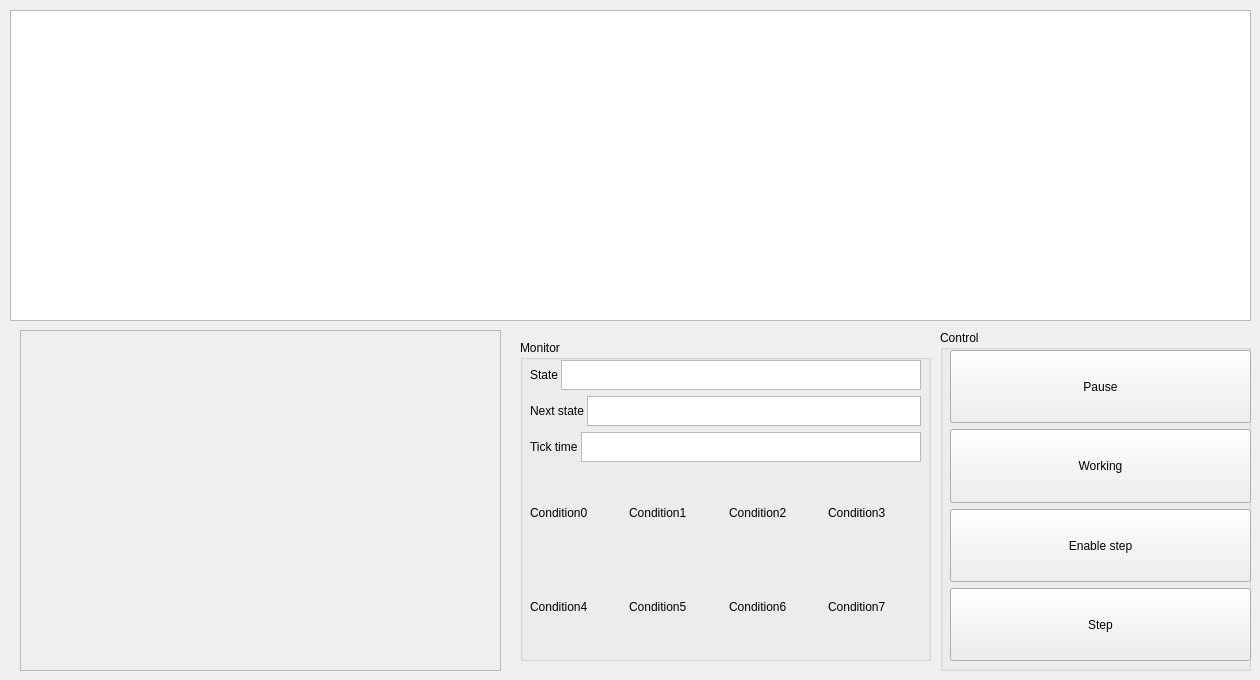
<?xml version="1.0" encoding="UTF-8"?>
<ui version="4.0">
 <class>FrontUnitPanel</class>
 <widget class="QWidget" name="FrontUnitPanel">
  <property name="geometry">
   <rect>
    <x>0</x>
    <y>0</y>
    <width>1260</width>
    <height>680</height>
   </rect>
  </property>
  <property name="windowTitle">
   <string>Form</string>
  </property>
  <widget class="QTableView" name="tableViewUnit">
   <property name="geometry">
    <rect>
     <x>10</x>
     <y>10</y>
     <width>1241</width>
     <height>311</height>
    </rect>
   </property>
  </widget>
  <widget class="QFrame" name="frame">
   <property name="geometry">
    <rect>
     <x>20</x>
     <y>330</y>
     <width>481</width>
     <height>341</height>
    </rect>
   </property>
   <property name="frameShape">
    <enum>QFrame::StyledPanel</enum>
   </property>
   <property name="frameShadow">
    <enum>QFrame::Raised</enum>
   </property>
   <widget class="QWidget" name="layoutWidget">
    <property name="geometry">
     <rect>
      <x>0</x>
      <y>10</y>
      <width>471</width>
      <height>321</height>
     </rect>
    </property>
    <layout class="QVBoxLayout" name="verticalLayout">
     <item>
      <widget class="QWidget" name="widgetFilter" native="true"/>
     </item>
     <item>
      <widget class="QWidget" name="widgetTransfer" native="true"/>
     </item>
    </layout>
   </widget>
  </widget>
  <widget class="QGroupBox" name="groupBoxControl">
   <property name="geometry">
    <rect>
     <x>940</x>
     <y>330</y>
     <width>311</width>
     <height>341</height>
    </rect>
   </property>
   <property name="title">
    <string>Control</string>
   </property>
   <widget class="QWidget" name="">
    <property name="geometry">
     <rect>
      <x>10</x>
      <y>20</y>
      <width>301</width>
      <height>311</height>
     </rect>
    </property>
    <layout class="QVBoxLayout" name="verticalLayout_2">
     <item>
      <widget class="QPushButton" name="pushButtonPause">
       <property name="sizePolicy">
        <sizepolicy hsizetype="Minimum" vsizetype="Expanding">
         <horstretch>0</horstretch>
         <verstretch>0</verstretch>
        </sizepolicy>
       </property>
       <property name="text">
        <string>Pause</string>
       </property>
      </widget>
     </item>
     <item>
      <widget class="QPushButton" name="pushButtonWorking">
       <property name="sizePolicy">
        <sizepolicy hsizetype="Minimum" vsizetype="Expanding">
         <horstretch>0</horstretch>
         <verstretch>0</verstretch>
        </sizepolicy>
       </property>
       <property name="text">
        <string>Working</string>
       </property>
      </widget>
     </item>
     <item>
      <widget class="QPushButton" name="pushButtonEnableStep">
       <property name="sizePolicy">
        <sizepolicy hsizetype="Minimum" vsizetype="Expanding">
         <horstretch>0</horstretch>
         <verstretch>0</verstretch>
        </sizepolicy>
       </property>
       <property name="text">
        <string>Enable step</string>
       </property>
      </widget>
     </item>
     <item>
      <widget class="QPushButton" name="pushButtonStep">
       <property name="sizePolicy">
        <sizepolicy hsizetype="Minimum" vsizetype="Expanding">
         <horstretch>0</horstretch>
         <verstretch>0</verstretch>
        </sizepolicy>
       </property>
       <property name="text">
        <string>Step</string>
       </property>
      </widget>
     </item>
    </layout>
   </widget>
  </widget>
  <widget class="QGroupBox" name="groupBoxMonitor">
   <property name="geometry">
    <rect>
     <x>520</x>
     <y>340</y>
     <width>411</width>
     <height>321</height>
    </rect>
   </property>
   <property name="title">
    <string>Monitor</string>
   </property>
   <widget class="QWidget" name="">
    <property name="geometry">
     <rect>
      <x>10</x>
      <y>20</y>
      <width>391</width>
      <height>291</height>
     </rect>
    </property>
    <layout class="QVBoxLayout" name="verticalLayout_3">
     <item>
      <layout class="QHBoxLayout" name="horizontalLayout_3">
       <property name="spacing">
        <number>3</number>
       </property>
       <item>
        <widget class="QLabel" name="labelState">
         <property name="maximumSize">
          <size>
           <width>16777215</width>
           <height>30</height>
          </size>
         </property>
         <property name="text">
          <string>State</string>
         </property>
        </widget>
       </item>
       <item>
        <widget class="QTextBrowser" name="textBrowserState">
         <property name="sizePolicy">
          <sizepolicy hsizetype="Expanding" vsizetype="Preferred">
           <horstretch>0</horstretch>
           <verstretch>0</verstretch>
          </sizepolicy>
         </property>
         <property name="maximumSize">
          <size>
           <width>16777215</width>
           <height>30</height>
          </size>
         </property>
        </widget>
       </item>
      </layout>
     </item>
     <item>
      <layout class="QHBoxLayout" name="horizontalLayout_4">
       <property name="spacing">
        <number>3</number>
       </property>
       <item>
        <widget class="QLabel" name="labelNextState">
         <property name="maximumSize">
          <size>
           <width>16777215</width>
           <height>30</height>
          </size>
         </property>
         <property name="text">
          <string>Next state</string>
         </property>
        </widget>
       </item>
       <item>
        <widget class="QTextBrowser" name="textBrowserNextState">
         <property name="sizePolicy">
          <sizepolicy hsizetype="Expanding" vsizetype="Preferred">
           <horstretch>0</horstretch>
           <verstretch>0</verstretch>
          </sizepolicy>
         </property>
         <property name="maximumSize">
          <size>
           <width>16777215</width>
           <height>30</height>
          </size>
         </property>
        </widget>
       </item>
      </layout>
     </item>
     <item>
      <layout class="QHBoxLayout" name="horizontalLayout_5">
       <property name="spacing">
        <number>3</number>
       </property>
       <item>
        <widget class="QLabel" name="labelNextState_2">
         <property name="maximumSize">
          <size>
           <width>16777215</width>
           <height>30</height>
          </size>
         </property>
         <property name="text">
          <string>Tick time</string>
         </property>
        </widget>
       </item>
       <item>
        <widget class="QTextBrowser" name="textBrowserTickTime">
         <property name="sizePolicy">
          <sizepolicy hsizetype="Expanding" vsizetype="Preferred">
           <horstretch>0</horstretch>
           <verstretch>0</verstretch>
          </sizepolicy>
         </property>
         <property name="maximumSize">
          <size>
           <width>16777215</width>
           <height>30</height>
          </size>
         </property>
        </widget>
       </item>
      </layout>
     </item>
     <item>
      <layout class="QHBoxLayout" name="horizontalLayoutCondition03">
       <item>
        <widget class="QLabel" name="labelCondition0">
         <property name="text">
          <string>Condition0</string>
         </property>
        </widget>
       </item>
       <item>
        <widget class="QLabel" name="labelCondition1">
         <property name="text">
          <string>Condition1</string>
         </property>
        </widget>
       </item>
       <item>
        <widget class="QLabel" name="labelCondition2">
         <property name="text">
          <string>Condition2</string>
         </property>
        </widget>
       </item>
       <item>
        <widget class="QLabel" name="labelCondition3">
         <property name="text">
          <string>Condition3</string>
         </property>
        </widget>
       </item>
      </layout>
     </item>
     <item>
      <layout class="QHBoxLayout" name="horizontalLayoutCondition47">
       <item>
        <widget class="QLabel" name="labelCondition4">
         <property name="text">
          <string>Condition4</string>
         </property>
        </widget>
       </item>
       <item>
        <widget class="QLabel" name="labelCondition5">
         <property name="text">
          <string>Condition5</string>
         </property>
        </widget>
       </item>
       <item>
        <widget class="QLabel" name="labelCondition6">
         <property name="text">
          <string>Condition6</string>
         </property>
        </widget>
       </item>
       <item>
        <widget class="QLabel" name="labelCondition7">
         <property name="text">
          <string>Condition7</string>
         </property>
        </widget>
       </item>
      </layout>
     </item>
    </layout>
   </widget>
  </widget>
 </widget>
 <resources/>
 <connections/>
</ui>
